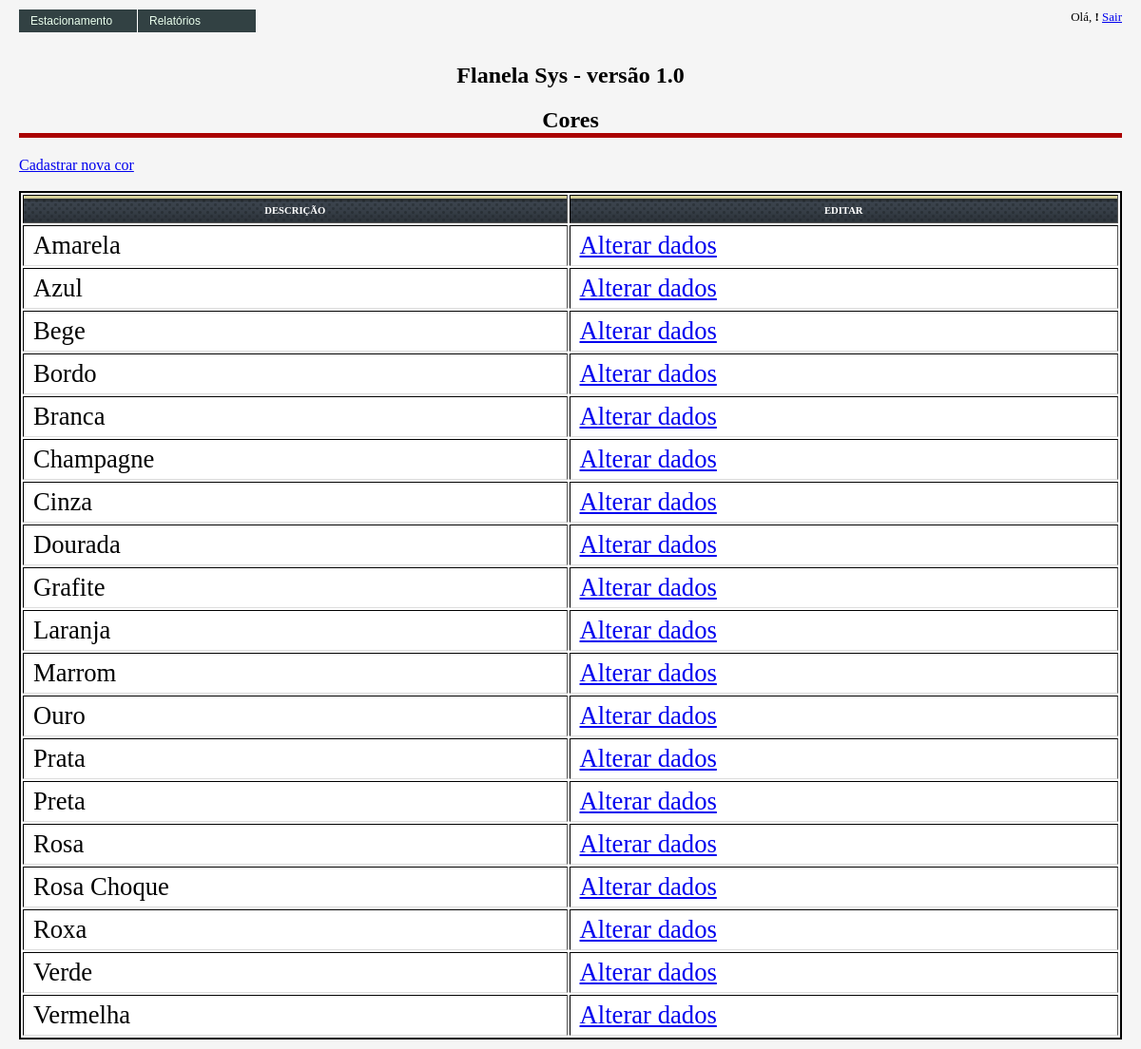
The page /admin/cores/index.php on the database its author committed.
### tables this page shows
CREATE TABLE IF NOT EXISTS `fla_cores` (
  `cod_cor` int(6) NOT NULL,
  `des_cor` varchar(100) DEFAULT NULL,
  PRIMARY KEY (`cod_cor`)
);

### classes/fla_cores.class.php (called while the page is built, shortened)
<?php
class fla_cores {
	private $cod_cor;
	public function get_cod_cor() {
		return $this->cod_cor;
	}
    public function buscaCores($objCores){
        $objConexao = new fla_conexao();
        $SQL = "SELECT
                    cod_cor,
                    des_cor
                FROM
                    fla_cores " . $where . "
                ORDER BY
                    des_cor";
        $rsCores = $objConexao->query($SQL);
        $arrCores = array();
        $aux = 0;
        while($cores = $rsCores->fetch(PDO::FETCH_ASSOC)) {
            $arrCores[$aux]['cod_cor'] = $cores['cod_cor'];
            $arrCores[$aux]['des_cor'] = $cores['des_cor'];
            $aux++;
        }
        return $arrCores;
    }
}
?>

### admin/cores/index.php (the view, shortened to what this page needs)
<?php
	include_once('../../includes/config.php');
	include_once($path_classes.'fla_cores.class.php');
	$objCores     = new fla_cores();
	$arrCores = $objCores->buscaCores($objCores);
?>
<html>
	<head>
		<link href="../../images/style.css" rel="stylesheet" type="text/css" />
	</head>
	<body>
		<div class="content">
<?php
			include_once("../../menu.php");
?>
			<div class="data">
				<h1 style="text-align:center;"> Cores </h1>
				<a href="cadastrar_cores.php">Cadastrar nova cor</a> <br/><br/>
				<table style="width:100%;" border="1" align="center">
					<tr>
						<th> Descrição </th>
						<th> Editar </th>
					</tr>
<?php
				for ($i=0;$i < count($arrCores); $i++) {
					echo '<tr>'.chr(10);
					echo '<td>' . $arrCores[$i]['des_cor'] . '</td>'.chr(10);
					echo sprintf('<td> <a href="cadastrar_cores.php?cod_cor=%s">Alterar dados</a> </td>',$arrCores[$i]['cod_cor']).chr(10);
					echo '</tr>'.chr(10);
				}
?>
				</table>
			</div>
		</div>
	</body>
</html>

### images/style.css (style rules this page uses)
body { font-family:tahoma; padding:0px; margin:0px; background:#f5f5f5; }
div.content { padding:10px 20px; }
div.content h1 { font-size:18pt; border-bottom:5px solid #a00; padding:0px; margin:10px 0px 20px; width:100%; }
div.content div.data table { border:2px solid #000; background:#fff; width:100%; }
div.content div.data table td { font-size:20pt; padding:5px 10px; border-bottom:1px solid #ddd; text-align: left; }
div.content div.data table th { text-align: center; font-size: 8pt; padding: 10px 10px 7px; text-transform: uppercase; color: #fff; background:url(head.gif) left -5px repeat-x; }

### rows shown on the page
fla_cores: des_cor "Amarela"
fla_cores: des_cor "Azul"
fla_cores: des_cor "Bege"
fla_cores: des_cor "Bordo"
fla_cores: des_cor "Branca"
fla_cores: des_cor "Champagne"
fla_cores: des_cor "Cinza"
fla_cores: des_cor "Dourada"
fla_cores: des_cor "Grafite"
fla_cores: des_cor "Laranja"
fla_cores: des_cor "Marrom"
fla_cores: des_cor "Ouro"
fla_cores: des_cor "Prata"
fla_cores: des_cor "Preta"
fla_cores: des_cor "Rosa"
fla_cores: des_cor "Rosa Choque"
fla_cores: des_cor "Roxa"
fla_cores: des_cor "Verde"
fla_cores: des_cor "Vermelha"

### other values the page prints
$titulo_pagina "Flanela Sys - versão 1.0"
